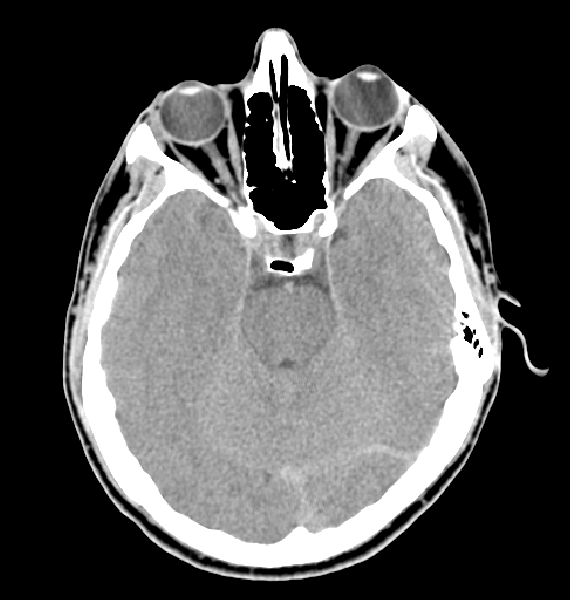
#> input picture Image_Q2.tif, 570 x 600 px
$ python q2.py
#> lines starting #> are read from the running program, lines starting #| are printed output that depends on the picture; after the words box and inside, x2 and y2 are one past the last pixel; in counts of white or black regions, pixels touching at a corner belong together
import cv2
import numpy as np
import matplotlib.pyplot as plt

image = cv2.imread('Image_Q2.tif') # load img
#> image is the input picture: shape (600, 570, 3); min 0, max 255, mean 84.7

threshold = 200 # suppose threshold is 200

gray = cv2.cvtColor(image, cv2.COLOR_BGR2GRAY) # grayscale conversion
_, binary_image = cv2.threshold(gray, threshold, 255, cv2.THRESH_BINARY) # intensity level slicing
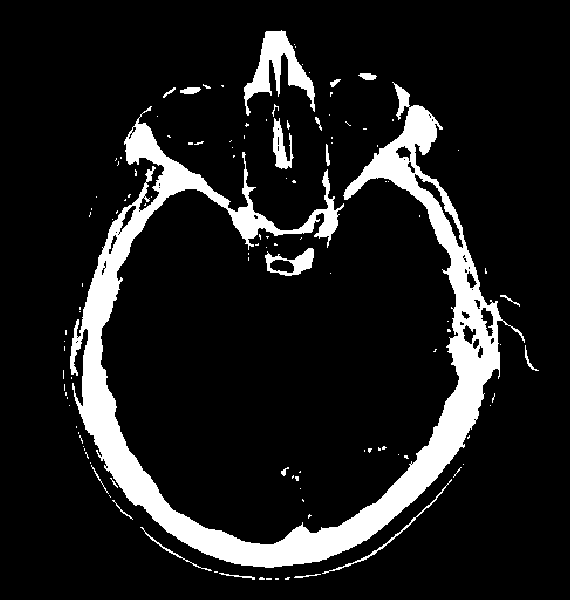
#> binary_image: shape (600, 570); 11.6% white; 121 white regions (98 under 20 px), largest, box (x1, y1, x2, y2) and area: (70, 82, 525, 568) 34521, (244, 30, 315, 116) 2234, (265, 248, 314, 276) 601

cv2.imshow('Original Image', image)
cv2.imshow('Binary Image (Brightest Part)', binary_image)

# plotting for rows
white_pixels_per_row = np.sum(binary_image == 255, axis=1)
#> white_pixels_per_row = 600 values, max 176 at index 544, min 0 at index 0, mean 66.19
plt.plot(white_pixels_per_row)
plt.xlabel('Row')
plt.ylabel('Number of White Pixels')
plt.title('Number of White Pixels in Each Row')
plt.show()
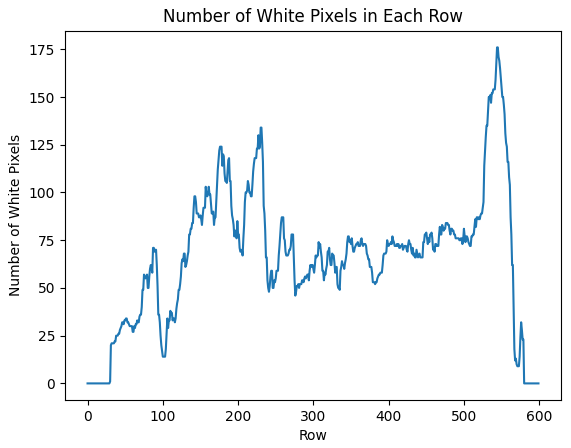
#> figure drawn by matplotlib, 1 panel; curve peaks at x = 544, y = 176

# plotting for columns
white_pixels_per_column = np.sum(binary_image == 255, axis=0)
#> white_pixels_per_column = 570 values, max 220 at index 459, min 0 at index 0, mean 69.67
plt.plot(white_pixels_per_column)
plt.xlabel('Column')
plt.ylabel('Number of White Pixels')
plt.title('Number of White Pixels in Each Column')
plt.show()
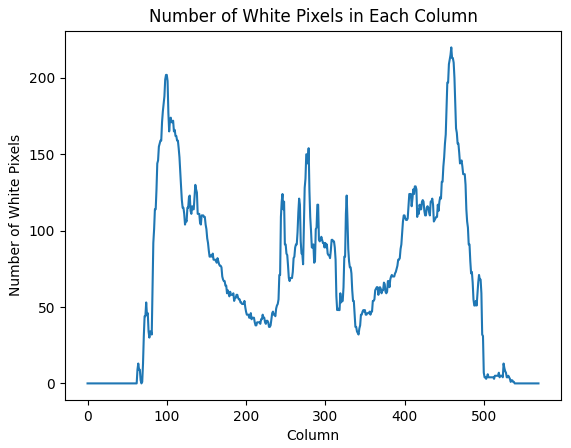
#> figure drawn by matplotlib, 1 panel; curve peaks at x = 459, y = 220

cv2.waitKey(0)
cv2.destroyAllWindows()
